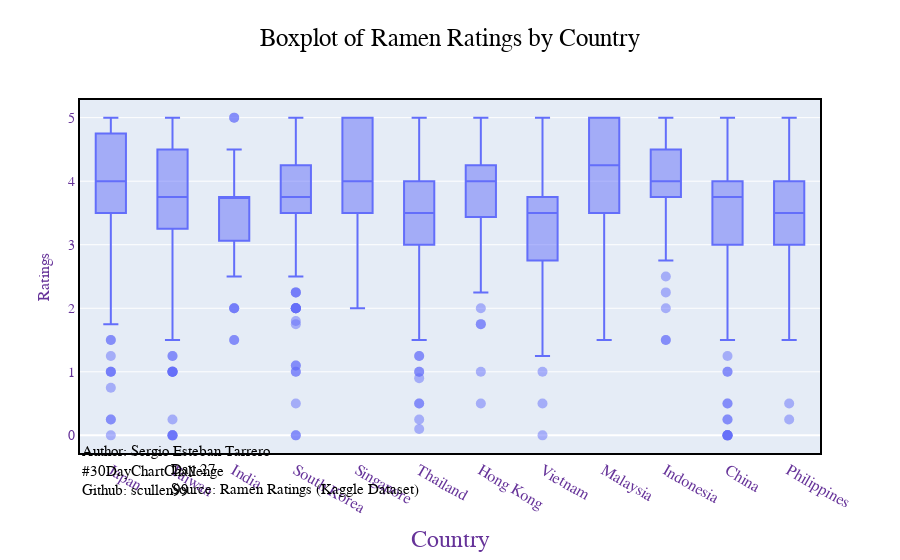

Notebook code for this chart:
### Code cell
import plotly.express as px

df['Stars'] = pd.to_numeric(df['Stars'], errors='coerce')

fig = px.box(df, x='Country', y='Stars', title='Boxplot of Ramen Ratings by Country')

fig.update_layout(
    xaxis_title='Country',
    yaxis_title='Ratings',
    xaxis=dict(
        title_font=dict(size=24), 
        tickfont=dict(size=16)
    ),
    yaxis=dict(
        title_font=dict(size=16),
        tickfont=dict(size=14)
    ),
    title={
        'text': "Boxplot of Ramen Ratings by Country",
        'y':0.95,
        'x':0.5,
        'xanchor': 'center',
        'yanchor': 'top'
    }
)

# Personalizar la apariencia del gráfico
fig.update_layout(
    font=dict(
        family="Courier New, monospace",
        size=18,
        color="RebeccaPurple"
    ),
    title_font=dict(size=25, color='Black', family="Courier New, monospace"),
)

fig.update_traces(marker=dict(size=10, opacity=0.5))

fig.update_xaxes(showline=True, linewidth=2, linecolor='black', mirror=True)
fig.update_yaxes(showline=True, linewidth=2, linecolor='black', mirror=True)


fig.add_annotation(
    x=0, y=-0.132,  # Ajusta las coordenadas según tus necesidades
    xref="paper", yref="paper",  # Referencias a las coordenadas del 'paper'
    text='Author: Sergio Esteban Tarrero<br>#30DayChartChallenge<br>Github: scullen99',
    showarrow=False,
    font=dict(size=15, color='black', family='Arial'),
    align='left'
)

fig.add_annotation(
    x=0.12, y=-0.132,  # Ajusta las coordenadas según tus necesidades
    xref="paper", yref="paper",
    text='Day 27<br>Source: Ramen Ratings (Kaggle Dataset)',
    showarrow=False,
    font=dict(size=15, color='black', family='Arial'),
    align='left'
)

fig.update_layout(
    margin=dict(b=100)  # Aumenta el margen inferior para asegurar que el texto sea visible
)


fig.write_html('SergioEstebanTarreroDay27.html')

fig.show()

### Figure 1 — Plotly figure (JSON) as saved in the notebook; plotly's stock layout.template omitted (floating-point values rounded to 4 significant figures; data arrays with more than 128 entries replaced by an {"elided": "..."} marker saying what was removed)
{"data": [{"alignmentgroup": "True", "hovertemplate": "Country=%{x}<br>Stars=%{y}<extra></extra>", "legendgroup": "", "marker": {"color": "#636efa", "opacity": 0.5, "size": 10}, "name": "", "notched": false, "offsetgroup": "", "orientation": "v", "showlegend": false, "type": "box", "x": {"elided": "1959 str values"}, "x0": " ", "xaxis": "x", "y": {"elided": "1959 float values"}, "y0": " ", "yaxis": "y"}], "layout": {"annotations": [{"align": "left", "font": {"color": "black", "family": "Arial", "size": 15}, "showarrow": false, "text": "Author: Sergio Esteban Tarrero<br>#30DayChartChallenge<br>Github: scullen99", "x": 0, "xref": "paper", "y": -0.132, "yref": "paper"}, {"align": "left", "font": {"color": "black", "family": "Arial", "size": 15}, "showarrow": false, "text": "Day 27<br>Source: Ramen Ratings (Kaggle Dataset)", "x": 0.12, "xref": "paper", "y": -0.132, "yref": "paper"}], "boxmode": "group", "font": {"color": "RebeccaPurple", "family": "Courier New, monospace", "size": 18}, "legend": {"tracegroupgap": 0}, "margin": {"b": 100}, "title": {"font": {"color": "Black", "family": "Courier New, monospace", "size": 25}, "text": "Boxplot of Ramen Ratings by Country", "x": 0.5, "xanchor": "center", "y": 0.95, "yanchor": "top"}, "xaxis": {"anchor": "y", "domain": [0, 1], "linecolor": "black", "linewidth": 2, "mirror": true, "showline": true, "tickfont": {"size": 16}, "title": {"font": {"size": 24}, "text": "Country"}}, "yaxis": {"anchor": "x", "domain": [0, 1], "linecolor": "black", "linewidth": 2, "mirror": true, "showline": true, "tickfont": {"size": 14}, "title": {"font": {"size": 16}, "text": "Ratings"}}}}
